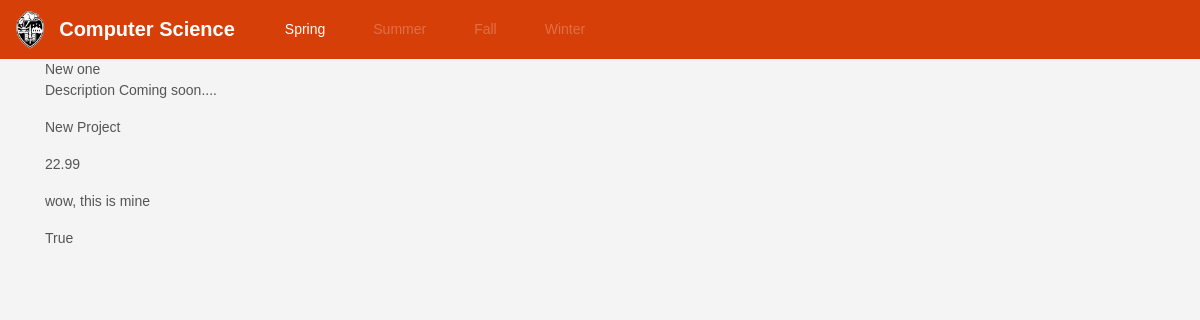
/product/, run on an earlier commit of the app's database.
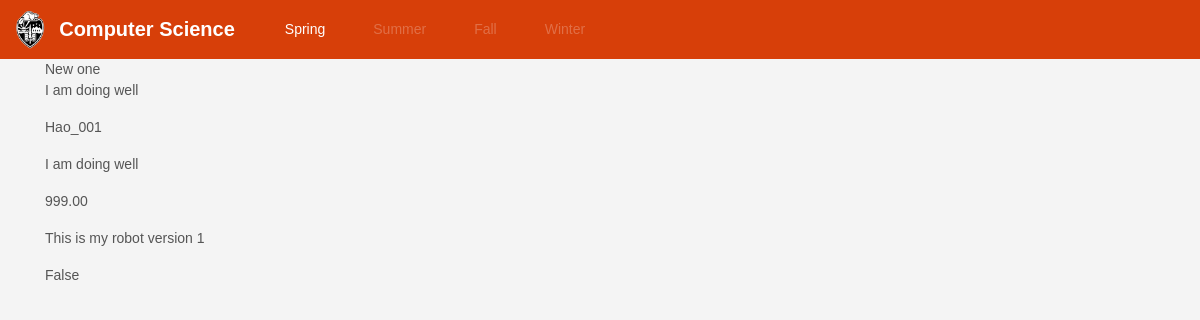
And on a later commit of the database.
### products/models.py (models this page shows)
class Product(models.Model):
	title = models.CharField(max_length=120)
	description = models.TextField(blank=True, null=True)
	price = models.DecimalField(decimal_places=2, max_digits=10000)
	summary = models.TextField(blank=False, null=False)
	featured = models.BooleanField(default=False)

### products/views.py (the view)
# urls.py: path('product/', product_detail_view),
def product_detail_view(request):
    obj = Product.objects.get(id=1)
    context = {
        'object': obj
    }
    return render(request, "products/products_detail.html", context)

### products/templates/products/products_detail.html
{% extends 'base.html' %}
{% block content %}
New one
<p>
	{% if object.description != None and object.description != '' %}
		{{ object.description }}
	{% else %}
		Description Coming soon....
	{% endif %}
</p>
<p>{{ object.title }}</p>
<p>{{ object.description }}</p>
<p>{{ object.price }}</p>
<p>{{ object.summary }}</p>
<p>{{ object.featured }}</p>
{% endblock %}

### templates/base.html (shortened to what this page needs)
<!doctype html>
<html lang="en">
<head>
    <link rel="stylesheet" href="https://stackpath.bootstrapcdn.com/bootstrap/4.4.1/css/bootstrap.min.css"
>
    <link rel="stylesheet" href="../static/css/style.css">
</head>
<body>
<nav class="navbar navbar-expand-lg navbar-dark bg-dark">
    <nav class="navbar navbar-dark bg-dark">
        <a class="navbar-brand" href="#">
            <img src="../static/image/logo.png" width="38" height="38" alt="">
        </a>
    </nav>
    <a class="navbar-brand" href="#"><b>Computer Science</b></a>
    <div class="collapse navbar-collapse" id="navbarSupportedContent">
        <ul class="navbar-nav mr-auto">
            <li class="nav-item active">
                <a class="nav-link" href="#">Spring <span class="sr-only">(current)</span></a>
            </li>
            <li class="nav-item">
                <a class="nav-link disabled" href="#" aria-disabled="true">Summer</a>
            </li>
            <li class="nav-item">
                <a class="nav-link disabled" href="#" aria-disabled="true">Fall</a>
            </li>
            <li class="nav-item">
                <a class="nav-link disabled" href="#" tabindex="-1" aria-disabled="true">Winter</a>
            </li>
        </ul>
    </div>
</nav>
<div class="container">
    {% block content %}
    {% endblock %}
</div>
<footer class="footer mt-auto py-3">
</footer>
</body>
</html>

### static/css/style.css (style rules this page uses)
body { background-color: #f4f4f4; color: #555555; font-family: Arial, Helvetica, sans-serif; font-size: 14px; font-weight: normal; line-height: 1.5em; }
.navbar { padding: 0.2em 0em 0.2em 0.4em; }
.navbar-brand { margin-right: 0.5em; }
.navbar-expand-lg .navbar-nav .nav-link { padding-right: .5rem; padding-left: 2.5rem; }
.bg-dark { background-color: #d73f09 !important; }
a { color: rgba(0, 0, 0, 0.85); }

What changed in the data, as far as the page shows it:
changed Product: description (not shown) → "I am doing well"; title "New Project" → "Hao_001"; price "22.99" → "999.00"; summary "wow, this is mine" → "This is my robot version 1"; featured "True" → "False"
Also different on the page:
text no longer shown: "Description Coming soon...."
